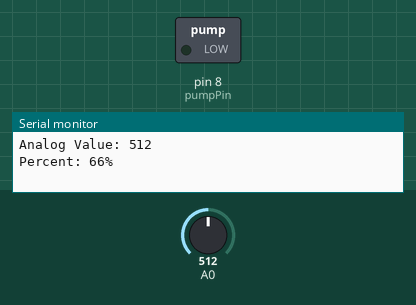
Simulated run of this sketch. Board: Arduino Uno, built with avr-gcc and run on an emulated ATmega328P. On the bench: switched loads named in the sketch (green lamp = pin HIGH), the last lines printed to the serial monitor. The inputs (shaded band) are chosen by the test bench; at power-on: A0 = 512.

Above: at 0.1 s.
At 1.1 s:
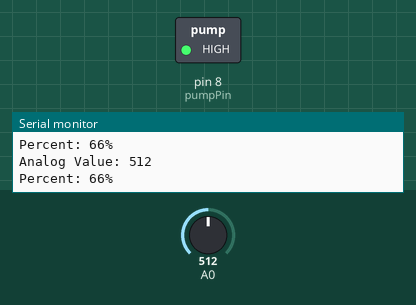
Timing chart, 0 to 2.6 s (numbered marks = the images above):
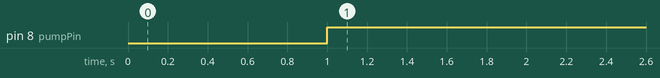

The sketch:

moisturetest.ino
```cpp
int pumpPin = 8;
int sensorValue = 0;
int percentage = 0;
int smin = 20;

void setup() {
  // put your setup code here, to run once:
  pinMode(sensorValue, INPUT);
  pinMode(pumpPin, OUTPUT);
  Serial.begin(9600);


}

void loop() {
  // put your main code here, to run repeatedly:
   sensorValue = analogRead(A0);
   percentage = convertToPercent(sensorValue);

  printValuesToSerial();

 // Serial.println(sensorValue);
  //Serial.println(percent);
  delay(1000);

  // if the analog value is low enough, turn on the LED:
  if (percentage < smin) {
    digitalWrite(pumpPin, LOW);
  } else {
    digitalWrite(pumpPin, HIGH);
  }

}
int convertToPercent(int value)
{
  int percentValue = 0;
  percentValue = map(value, 1023, 250, 0, 100);
  return percentValue;
}
void printValuesToSerial()
{
  Serial.print("\n\nAnalog Value: ");
  Serial.print(sensorValue);
  Serial.print("\nPercent: ");
  Serial.print(percentage);
  Serial.print("%");
}
```

Measured:
- by itself, pin 8 (pumpPin): LOW → HIGH at 1.0 s
